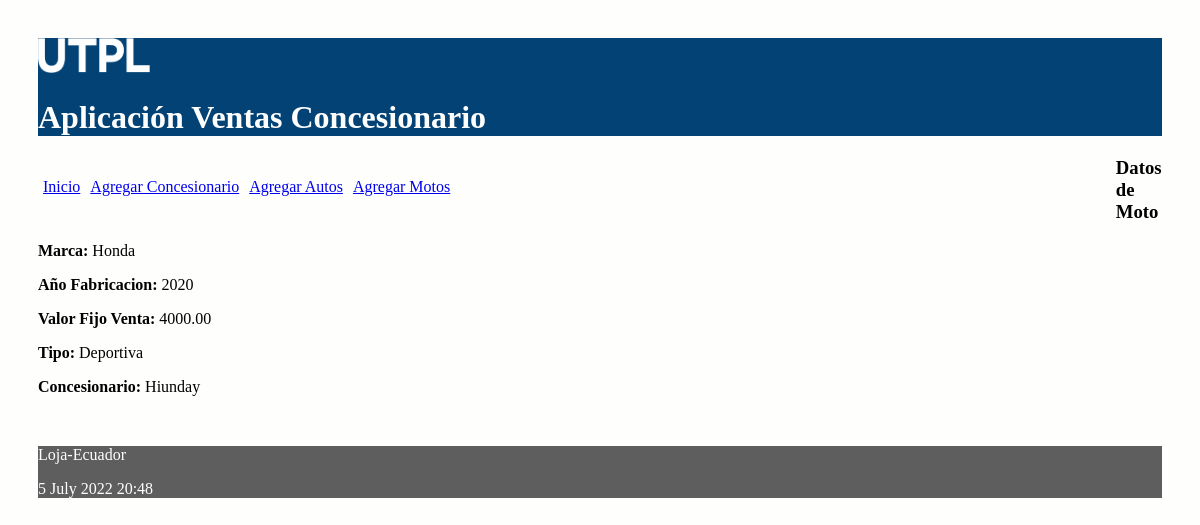
Screenshot of /moto/1 with the database file from the repository.
### ventas/models.py (models this page shows, shortened)
class Moto(models.Model):
    marca = models.CharField(max_length=30)
    anio_fabricacion = models.IntegerField()
    valor_fijo_venta = models.DecimalField(max_digits=100, decimal_places=2)
    tipo_opciones = (('Trabajo', 'Trabajo'),
                ('Deportiva','Deportiva'))
    tipo = models.CharField(max_length=30 ,choices=tipo_opciones)
    concesionario = models.ForeignKey(Concesionario, on_delete=models.CASCADE, related_name="lasmotos")

class Concesionario(models.Model):
    nombre = models.CharField(max_length=30)
    direccion = models.CharField(max_length=30)
    nombre_gerente = models.CharField(max_length=30)

### ventas/views.py (the view)
# urls.py: path('moto/<int:id>', views.obtener_moto, name='obtener_moto'),
def obtener_moto(request, id):
    moto = Moto.objects.get(pk=id)
    informacion_template = {'moto': moto}
    return render(request, 'obtenerMoto.html', informacion_template)

### ventas/templates/obtenerMoto.html
{% extends "master.html" %}
{% block content %}
<h3>Datos de Moto</h3>
<p><b>Marca: </b>{{moto.marca}}</p>
<p><b>Año Fabricacion: </b>{{moto.anio_fabricacion}}</p>
<p><b>Valor Fijo Venta: </b>{{moto.valor_fijo_venta}}</p>
<p><b>Tipo: </b>{{moto.tipo}}</p>
<p><b>Concesionario: </b>{{moto.concesionario.nombre}}</p>
<br/>
{% endblock %}

### ventas/static/css/estilos.css (style rules this page uses)
body { background: #FEFEFD; padding: 30px; }

### rows the page displays
Moto: marca "Honda", anio_fabricacion "2020", valor_fijo_venta "4000.00", tipo "Deportiva", concesionario.nombre "Hiunday"
